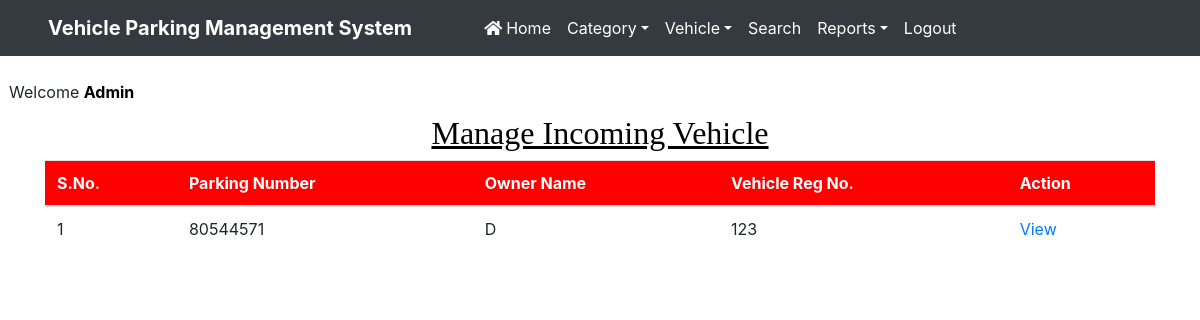
Before: /manage_incomingvehicle (signed in) with the older database file.
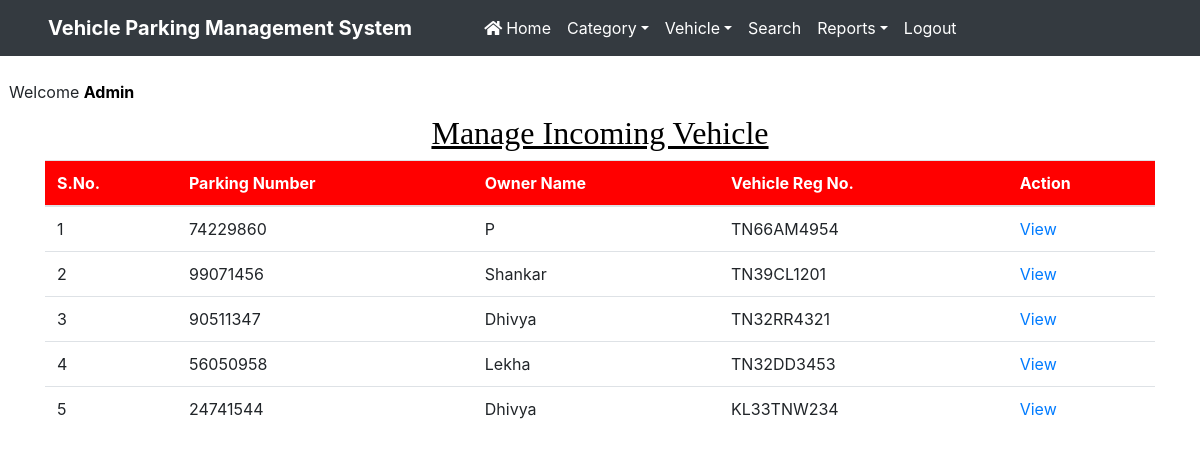
After: the same page with the newer database file.
### vehicle/models.py (models this page shows, shortened)
class Vehicle(models.Model):
    id = models.BigAutoField(primary_key=True)
    parkingnumber = models.CharField(max_length=20)
    category = models.ForeignKey(Category, on_delete=models.CASCADE)
    vehiclecompany = models.CharField(max_length=50)
    regno = models.CharField(max_length=10)
    ownername = models.CharField(max_length=50)
    ownercontact = models.CharField(max_length=15)
    pdate = models.DateField()
    intime = models.DateTimeField()
    outtime = models.DateTimeField(null=True, blank=True)
    parkingcharge = models.CharField(max_length=50)
    remark = models.CharField(max_length=500)
    status = models.CharField(max_length=20)

### vehicle/views.py (the view)
# urls.py: path('manage_incomingvehicle',manage_incomingvehicle,name='manage_incomingvehicle'),
def manage_incomingvehicle(request):
    if not request.user.is_authenticated:
        return redirect('admin_login')
    vehicle = Vehicle.objects.filter(status="In")
    d = {'vehicle':vehicle}
    return render(request, 'manage_incomingvehicle.html', d)

### vehicle/templates/manage_incomingvehicle.html (shortened to what this page needs)
{% load static %}
<html>
<head>
{% include 'headeradmin.html' %}
  <link rel = stylesheet href="https://cdn.datatables.net/1.10.20/css/jquery.dataTables.min.css">
<link rel = stylesheet href="https://cdn.datatables.net/buttons/1.6.1/css/buttons.dataTables.min.css">
</head>
<body>
{% include 'nav2admin.html' %}
<br> &nbsp;&nbsp;Welcome <b style = 'text-transform : capitalize ; color : black'>{{request.user.username}}</b>
<div class="container" style = "margin-top:10px">
<h2 class="text-center" style = "font-family : Times New Roman; color : black"><u>Manage Incoming Vehicle</u></h2>
<table class='table table-hover' id = "example">
<thead style = 'background-color : red ; color : white'>
<tr>
<th>S.No.</th>
<th>Parking Number</th>
<th>Owner Name</th>
<th>Vehicle Reg No.</th>
<th>Action</th>
</tr>
</thead>
<tbody>
  {% for i in vehicle %}
<tr>
<td>{{forloop.counter}}</td>
<td>{{i.parkingnumber}}</td>
<td>{{i.ownername}}</td>
<td>{{i.regno}}</td>
<td><a href="{% url 'view_incomingdetail' i.id %}" >View</a></td>
</tr>
{% endfor %}
</tbody>
</table>
</div>
</body>
</html>

### vehicle/templates/headeradmin.html (shortened to what this page needs)
{% load static %}
<head>
  <link rel="stylesheet" href="https://maxcdn.bootstrapcdn.com/bootstrap/4.4.1/css/bootstrap.min.css">
  <link rel="stylesheet" href="https://use.fontawesome.com/releases/v5.7.0/css/all.css">
  <link rel="stylesheet" type="text/css" href="{% static 'admin/css/mystyle.css' %}">
</head>

### vehicle/templates/nav2admin.html (shortened to what this page needs)
<nav class="navbar navbar-expand-sm navbar-dark bg-dark pl-5">
<a class="navbar-brand">
Vehicle Parking Management System
</a>
<div class="collapse navbar-collapse" id="abc" >
<ul class="navbar-nav pl-5">
<li class = "nav-item">
<a href = "{% url 'admin_home' %}" class="nav-link" style = "color : white"><i class="fas fa-home">&nbsp;</i>Home</a>
</li>
<li class="nav-item dropdown">
	  <a  href="#" class="nav-link dropdown-toggle" style="color:white;"  data-toggle="dropdown">Category</a>
	 </li>
<li class="nav-item dropdown">
	  <a  href="#" class="nav-link dropdown-toggle" style="color:white;"  data-toggle="dropdown">Vehicle</a>
	 </li>
<li class = "nav-item">
<a href = "{% url 'search' %}" class="nav-link" style = "color : white">Search</a>
</li>
<li class="nav-item dropdown">
	  <a  href="#" class="nav-link dropdown-toggle" style="color:white;"  data-toggle="dropdown">Reports</a>
	 </li>
<li class = "nav-item">
<a href = "{% url 'logout' %}" class="nav-link" style = "color : white">Logout</a>
</li>
</ul>
</div>
</nav>

### vehicle/static/css/mystyle.css (style rules this page uses)
html { scroll-behavior:smooth; }
.navbar-brand { font-weight: bold; }

Changed rows visible on the page:
no longer on this page (row edited): Vehicle: parkingnumber "80544571", ownername "D", regno "123"
added Vehicle: parkingnumber "74229860", ownername "P", regno "TN66AM4954"
added Vehicle: parkingnumber "99071456", ownername "Shankar", regno "TN39CL1201"
added Vehicle: parkingnumber "90511347", ownername "Dhivya", regno "TN32RR4321"
added Vehicle: parkingnumber "56050958", ownername "Lekha", regno "TN32DD3453"
added Vehicle: parkingnumber "24741544", ownername "Dhivya", regno "KL33TNW234"
